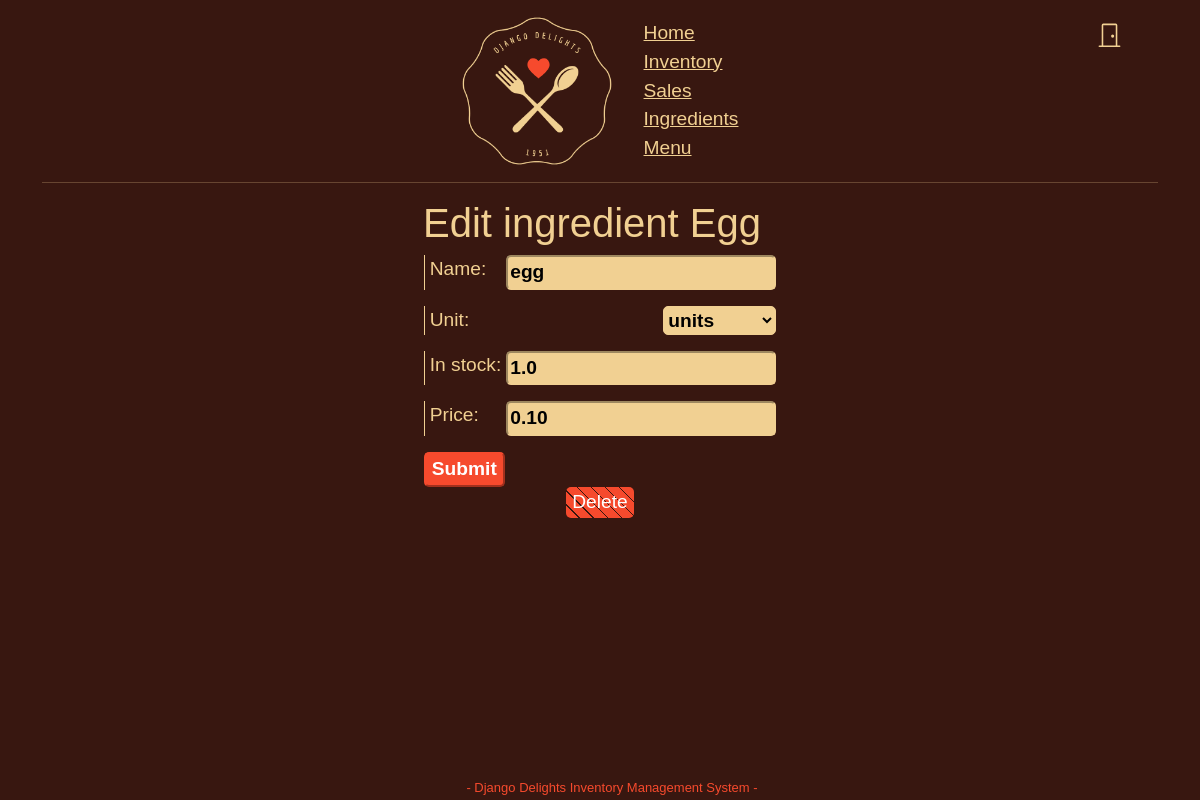
Before: /ingredients/3/update/ (signed in) with the older database file.
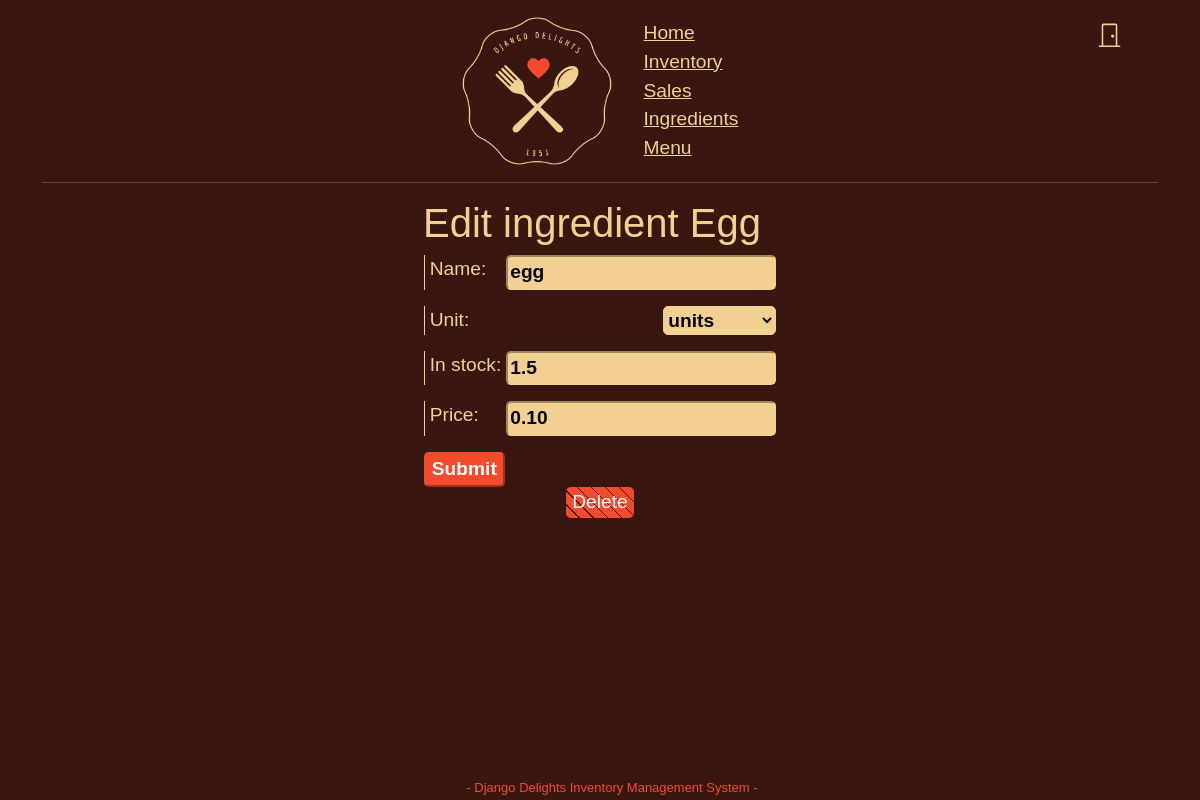
After: the same page with the newer database file.
### inventory/models.py (models this page shows, shortened)
class Ingredient(models.Model):
    name = models.CharField(blank=False, max_length=50, unique=True)
    class Unit(models.TextChoices):
        KILOGRAMS = 'kg', _('kilograms')
        GRAMS = 'g', _('grams')
        LITRES = 'l', _('litres')
        MILLILITRES = 'ml', _('millilitres')
        OUNCES = 'oz', _('ounces')
        POUNDS = 'lb', _('pounds')
        GALLONS = 'gal', _('gallons')
        PACKETS = 'pkt', _('packets')
        UNITS = '-', _('units')
    unit = models.CharField(blank=False, max_length=3, choices=Unit.choices, default=Unit.UNITS)
    in_stock = models.FloatField(default=0)
    price = models.DecimalField(blank=False, max_digits=6, decimal_places=2, validators=[MinValueValidator(limit_value=0.01)])
    class Meta:
        ordering = ['name']

### inventory/views.py (the view)
# urls.py: path('ingredients/<pk>/update/', views.UpdateIngredient.as_view(), name='updateingredient'),
class UpdateIngredient(LoginRequiredMixin, UpdateView):
    model = Ingredient
    template_name = 'inventory/ingredients/update.html'
    form_class = IngredientForm

### inventory/forms.py
class IngredientForm(forms.ModelForm):
    class Meta:
        model = Ingredient
        fields = '__all__'

### inventory/templates/inventory/ingredients/update.html (shortened to what this page needs)
{% extends 'base.html' %}
{% block content %}
<h1>Edit ingredient {{ object.name | capfirst }}</h1>
<form method="post">
    {{ form.as_p }}
    <input type="submit">
</form>
<a href="{% url 'deleteingredient' object.id %}"><button class="btn-danger">Delete</button></a>
{% endblock %}

Changed rows visible on the page:
changed Ingredient "Egg": in_stock "1.0" → "1.5"
